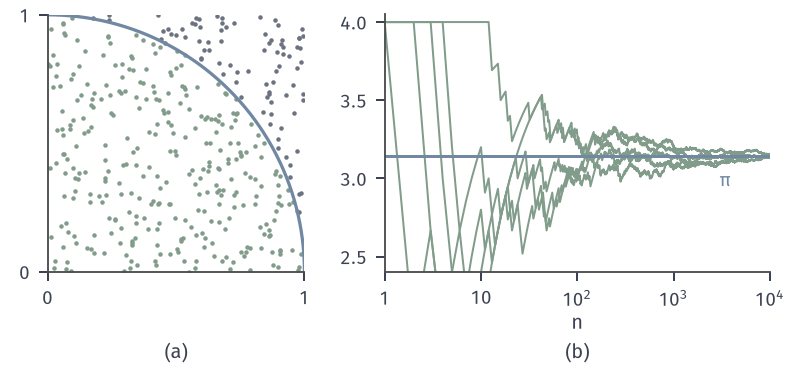

This figure's Python source:
from pathlib import Path
import sys
HERE = Path(__file__).resolve().parent
sys.path.insert(0, str(HERE.parent/"lln-common"))
from lln_fig import *
# Event frequency as Monte Carlo area: U, V independent Unif(0,1); event A = {U^2 + V^2 <= 1}, P(A) = pi/4.
# (a) first 400 points of one sample (seed 31): inside A green, outside grey; quarter circle blue.
# (b) 4 x frequency of A for five independent runs (seeds 31..35), n <= 10^4, log x-axis; pi as blue line.
N = 10**4
fig, (a, b) = figure(width_mm=112, height_mm=52, ncols=2, gridspec_kw={'width_ratios': [1, 1.5]})
panel(fig, left=.06, right=.97, bottom=.26, wspace=.25)
runs = []
for sd in range(31, 36):
    r = np.random.default_rng(sd); U = r.random((N, 2)); ins = (U**2).sum(1) <= 1; runs.append((U, ins))
U, ins = runs[0]
a.plot(U[:400][ins[:400], 0], U[:400][ins[:400], 1], 'o', ms=1.8, color=GREEN, mew=0)
a.plot(U[:400][~ins[:400], 0], U[:400][~ins[:400], 1], 'o', ms=1.8, color=MUTED, mew=0)
t = np.linspace(0, np.pi/2, 200); a.plot(np.cos(t), np.sin(t), color=BLUE, lw=1.3)
a.set_xlim(0, 1); a.set_ylim(0, 1); a.set_aspect('equal'); a.set_xticks([0, 1]); a.set_yticks([0, 1])
n = np.arange(1, N+1)
for U_, ins_ in runs: b.plot(n, 4*np.cumsum(ins_)/n, color=GREEN, lw=.8)
b.axhline(np.pi, color=BLUE, lw=1.2); lab(b, 3e3, 2.95, r'$\pi$', BLUE)
b.set_xscale('log'); b.set_xlim(1, N); logticks(b, [0, 1, 2, 3, 4], 'x'); b.set_ylim(2.4, 4.05); axlab(b, '$n$')
tags(fig, (a, b))
save(fig, HERE, 'figure', {'inside_first_400': int(ins[:400].sum()), 'est_400': float(4*ins[:400].mean()),
     'final_estimates': [float(4*i.mean()) for _, i in runs]})
